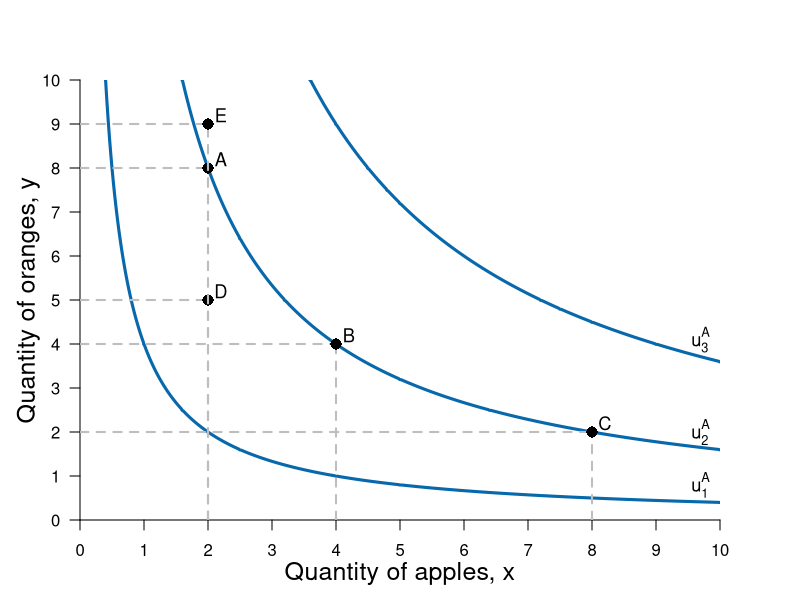

This figure's R source:
#Graph Designer: Simon Halliday
#Authors: Bowles, Foley and Halliday
#Title: Coordination, Conflict and Competition: A Text in Microeconomics

library(shape)
pdf(file = "constrained_optimization/indiff_map.pdf", width = 8, height = 6)

#Set parameters for graphics
axislabelsize <- 1.5
labelsize <- 1.1
graphlinewidth <- 3
segmentlinewidth <- 2

COL <- c("#7fc97f", "#beaed4", "#fdc086", "#ffff99", "#386cb0", "#f0027f", "#bf5b17", "#666666")
COLA <- c("#e0f3db", "#99d8c9","#66c2a4","#41ae76", "#238b45", "#005824")
COLB <- c("#4eb3d3", "#2b8cbe", "#0868ac","#084081")

#Edited the margins to cater for the larger LHS labels
par(mar =  c(4, 4, 4, 4))

#Change this to make it log of l 

# ppf <- function(l, k = 0.5) {
#   k * (1/l)
# }

ppf <- function(x, k = 0.1, maxy = 8, alpha = 2) {
  maxy - k*x^alpha 
}

uFn <- function(x, y, alpha = 0.5){
  (x^alpha)*(y^(1-alpha))
}

xlims <- c(0, 10)
ylims <- c(0, 10)

npts <- 501 
x <- seq(xlims[1], xlims[2], length.out = npts)
y <- seq(ylims[1], ylims[2], length.out = npts) 
a <- c(2, 4, 6)

plot(0, 0, xlim = xlims, ylim = ylims, type = "n",
     xlab = expression(paste("")),
     ylab = expression(paste("")), 
     xaxt = "n", 
     yaxt = "n", 
     cex.lab = axislabelsize, 
     bty = "n", 
     xaxs="i", 
     yaxs="i"
)


ticksy <- seq(from = 0, to = ylims[2], by = 1)
ylabels <- seq(from = 0, to = ylims[2], by = 1)
ticksx <- seq(from = 0, to = xlims[2], by = 1)
xlabels <- seq(from = 0, to = xlims[2], by = 1)
# ticksy <- c(ylims[1], 5, 8, ylims[2])
# ylabels <- c(NA, expression(paste(y,"*")), expression(paste(bar(y))), NA)
# ticksx <- c(xlims[1], 5, 8.944272, xlims[2])
# xlabels <- c(NA, expression(paste(x,"*")), expression(paste(bar(x))), NA)

axis(1, at = ticksx, pos = 0, labels = xlabels)
axis(2, at = ticksy, pos = 0, labels = ylabels, las = 1)

npts <- 500 
xx1 <- seq(xlims[1], xlims[2], length.out = npts)
xx2 <- seq(0, xlims[2], length.out = npts)
xx3 <- seq(xlims[1], 0, length.out = npts)

#Draw the polygon for shading the feasible set
#xpoly1 <- seq(from = xlims[1], to = xlims[2], length.out = 500)
#ypoly1 <- ppf(xpoly1, k = 0.1, maxy = 8, alpha = 2)
#polygon(x = c(xpoly1, rev(xpoly1[1])), y = c(ypoly1, rev(ypoly1)[1]), col=COLA[1], density=NULL, border = NA)

#Draw the graphs
#lines(xx1, ppf(xx1, k = 0.1, maxy = 8, alpha = 2), col = COLA[5], lwd = graphlinewidth)
#lines(xx2, fishProd(xx2, k = 2), col = COLB[3], lwd = graphlinewidth)
#lines(xx3, feasibleLabor(xx3, time = 10), col = COL[3], lwd = graphlinewidth)
#lines(xx4, manufactureProd(xx4, k = 0.1, alpha = 2), col = COLB[4], lwd = graphlinewidth)

#Label the feasible frontier
# text(3.2, 1, expression("Feasible Frontier"), cex = labelsize)
# text(3.2, 0.5, expression("(production possibilities frontier)"), cex = labelsize)
# Arrows(4.35, 0.95, 8.1, 0.95, col = "black", lty = 1, lwd = 2, arr.type = "triangle", arr.lwd = 0.5)

contour(x, y, 
        outer(x, y, uFn),
        drawlabels = FALSE,
        col = COLB[3],
        lwd = graphlinewidth,
        levels = a, 
        xaxs="i", 
        yaxs="i", 
        add = TRUE)

#Axis labels
mtext(expression(paste("Quantity of apples, ", x)), side = 1, line = 2.5, cex = axislabelsize)
text(-0.8, 5, expression(paste("Quantity of oranges, ", y)), xpd = TRUE, cex = axislabelsize, srt = 90) 

#Annotate points (4,4),(2,8),(8,2) on feasibility frontier
text(4.2, 4.2, expression(paste(B)), cex = labelsize)
segments(0, 4, 4, 4, lty = 2, col = "gray", lwd = segmentlinewidth)
segments(4, 0, 4, 4, lty = 2, col = "gray", lwd = segmentlinewidth)
points(4, 4, pch = 16, col = "black", cex = 1.5)

text(2.2, 8.2, expression(paste(A)), cex = labelsize)
segments(0, 8, 2, 8, lty = 2, col = "gray", lwd = segmentlinewidth)
segments(2, 0, 2, 8, lty = 2, col = "gray", lwd = segmentlinewidth)
points(2, 8, pch = 16, col = "black", cex = 1.5)

text(8.2, 2.2, expression(paste(C)), cex = labelsize)
segments(0, 2, 8, 2, lty = 2, col = "gray", lwd = segmentlinewidth)
segments(8, 0, 8, 2, lty = 2, col = "gray", lwd = segmentlinewidth)
points(8, 2, pch = 16, col = "black", cex = 1.5)

#Annotate points between the indifference curves along x = 2
text(2.2, 5.2, expression(paste(D)), cex = labelsize)
segments(0, 5, 2, 5, lty = 2, col = "gray", lwd = segmentlinewidth)
segments(2, 0, 2, 5, lty = 2, col = "gray", lwd = segmentlinewidth)
points(2, 5, pch = 16, col = "black", cex = 1.5)

text(2.2, 9.2, expression(paste(E)), cex = labelsize)
segments(0, 9, 2, 9, lty = 2, col = "gray", lwd = segmentlinewidth)
segments(2, 0, 2, 9, lty = 2, col = "gray", lwd = segmentlinewidth)
points(2, 9, pch = 16, col = "black", cex = 1.5)


#Add mrs = mrt at i
# text(5.25, 7.25, expression(paste(mrs(x,y) == mrt(x,y))), cex = labelsize)
# Arrows(5.25, 7, 5.25, 5.75, col = "black", lty = 1, lwd = 2, arr.type = "triangle", arr.lwd = 0.5)

#Label the indifference curves
text(9.7, .8, expression(u[1]^A), cex = labelsize)
text(9.7, 2, expression(u[2]^A), cex = labelsize)
text(9.7, 4.1, expression(u[3]^A), cex = labelsize)

dev.off()
